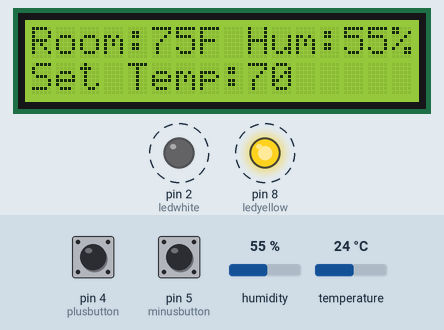
Recording of a sketch running on a simulated Arduino Uno, built with avr-gcc and run on an emulated ATmega328P. Shown: 16×2 character LCD, output pins drawn as LEDs (lit = HIGH). Dashed ring = blinking. The test bench sets the inputs (shaded band); at power-on: humidity 55 %, pin 4 (plusbutton) HIGH, temperature 24 °C, pin 5 (minusbutton) HIGH.

Above: at 1.2 s.
1.3 s: humidity set to 22 %
At 3.1 s:
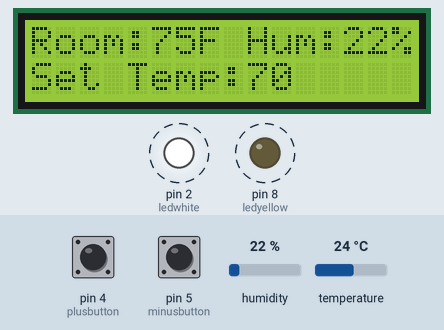
7.4 s: pin 4 (plusbutton) pulled LOW for 1.25 s
At 7.8 s:
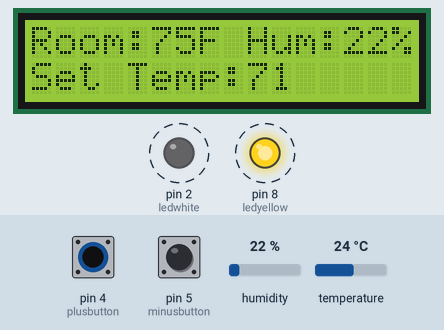
11.5 s: temperature set to 12 °C
At 13.6 s:
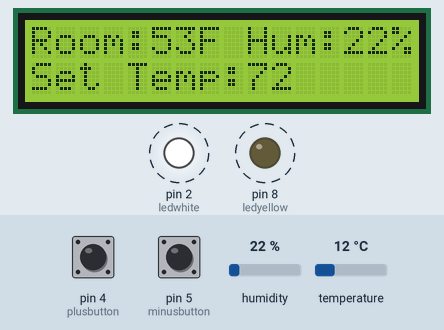
14.1 s: pin 5 (minusbutton) pulled LOW for 1.25 s
At 15.6 s:
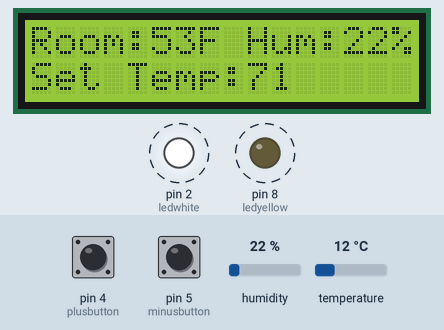
16.8 s: pin 4 (plusbutton) pulled LOW for 1.25 s
At 19.3 s:
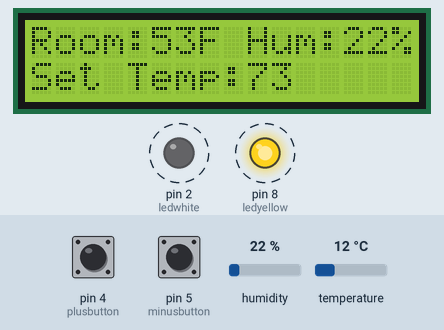
19.5 s: pin 5 (minusbutton) pulled LOW for 3.2 s
At 23.5 s:
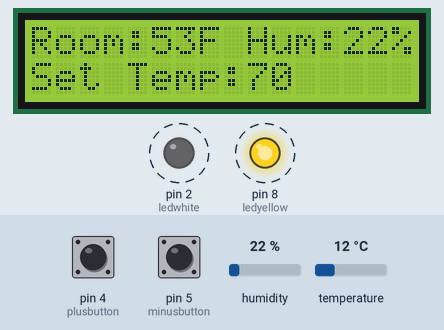
Timing chart, 0 to 25.2 s (numbered marks = the images above; inputs shaded):
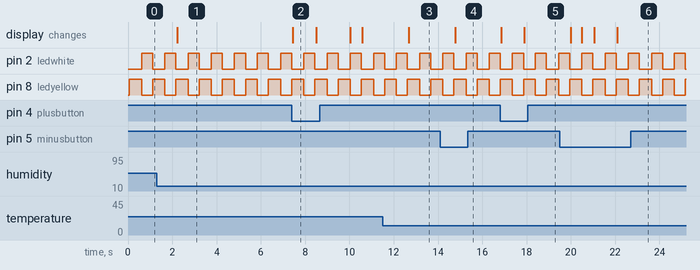

Measured:
- after the input at 1.3 s, the display: changes after 0.92 s (image 1)
- after the input at 7.4 s, the display: changes at once (image 2)
- after the input at 11.5 s, the display: changes after 1.2 s (image 3)
- after the input at 14.1 s, the display: changes after 0.67 s (image 4)
- after the input at 16.8 s, the display: first changes after 0.06 s (image 5 shows a later state)
- after the input at 19.5 s, the display: first changes after 0.49 s (image 6 shows a later state)
- by itself, pin 2 (ledwhite): alternates HIGH for 0.50 s and LOW for 0.56 s
- by itself, pin 8 (ledyellow): alternates HIGH for 0.56 s and LOW for 0.50 s

The sketch:

Smart_HVAC.ino
```cpp
#include <Wire.h>
#include <LiquidCrystal_I2C.h>
#include "DHT.h"

#define DHTPIN 13
// Uncomment whatever type you're using!
#define DHTTYPE DHT11   // DHT 11
//#define DHTTYPE DHT22   // DHT 22  (AM2302), AM2321
//#define DHTTYPE DHT21   // DHT 21 (AM2301)
DHT dht(DHTPIN, DHTTYPE);

LiquidCrystal_I2C lcd (0x27,16,2); // set the LCD address to 0x27 for a16 chars and 2 line display

int temperaturepin = 0;
int ledwhite = 2;//8
int ledyellow = 8;
int counter =0;
int Tcur;
int Tset = 70;
int minusbutton = 5;
int plusbutton = 4;

void setup() {
  pinMode (temperaturepin, INPUT);
  pinMode(ledwhite, OUTPUT);
  pinMode(ledyellow, OUTPUT);
  lcd.init (); // initialize the lcd
  lcd.backlight ();
  lcd.clear (); // Clear the screen
  Serial.begin (9600);
  dht.begin();
}

// the loop function runs over and over again forever
void loop() {
  digitalWrite(ledwhite, LOW);   // turn the LED on (HIGH is the voltage level)
  digitalWrite(ledyellow, HIGH);   // turn the LED on (HIGH is the voltage level)

  // Reading temperature or humidity takes about 250 milliseconds!
  // Sensor readings may also be up to 2 seconds 'old' (its a very slow sensor)
  float h = dht.readHumidity();
  // Read temperature as Celsius (the default)
  //float t = dht.readTemperature();
  // Read temperature as Fahrenheit (isFahrenheit = true)
  float f = dht.readTemperature(true);
  Tcur = (int) f;

  // Check if any reads failed and exit early (to try again).
  if (isnan(h) || isnan(f)) {
    Serial.println(F("Failed to read from DHT sensor!"));
    return;
  }

  //lcd.clear ();
  lcd.setCursor (0,0);
  lcd.print("Room:");
  lcd.setCursor (5,0); // (space, row)
  lcd.print(Tcur);
  lcd.setCursor (7,0);
  lcd.print("F Hum:");
  lcd.setCursor (13,0);
  lcd.print(h);
  lcd.setCursor (15,0);
  lcd.print("%");


  lcd.setCursor (0,1);
  lcd.print("Set Temp:"); // LED print keyestudio!
  if(digitalRead(minusbutton)==0){
    Tset = Tset -1;
  }
  if(digitalRead(plusbutton)==0){
    Tset = Tset +1;
  }
  lcd.setCursor (9,1);
  lcd.print(Tset);

  delay(500);                       // wait for a second
  digitalWrite(ledwhite, HIGH);    // turn the LED off by making the voltage LOW
  digitalWrite(ledyellow, LOW);   // turn the LED on (HIGH is the voltage level)
  counter = counter +1;
  if (counter == 10){
    counter =0;
    lcd.clear (); // Clear the screen
  }
  delay(500);                       // wait for a second
}
```
